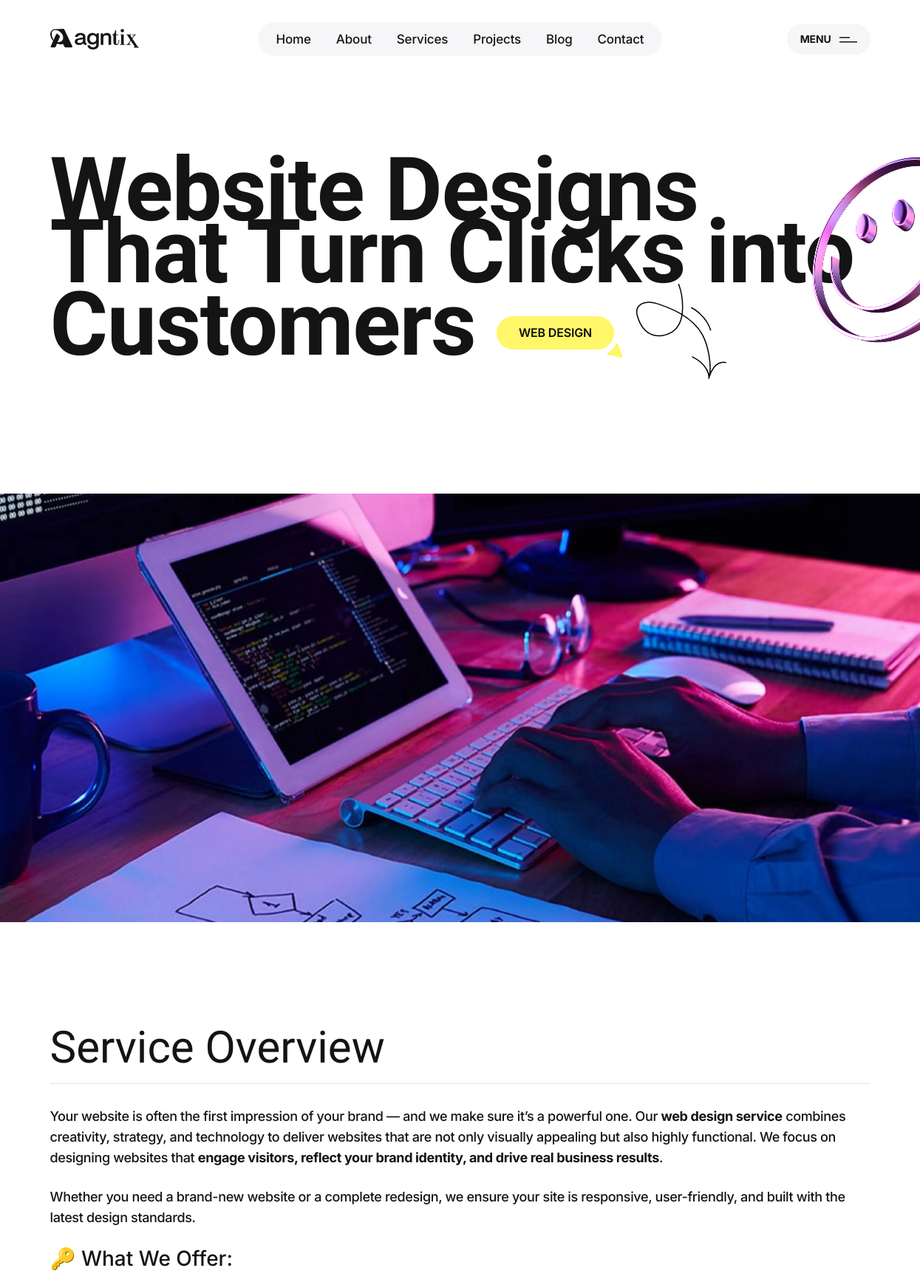
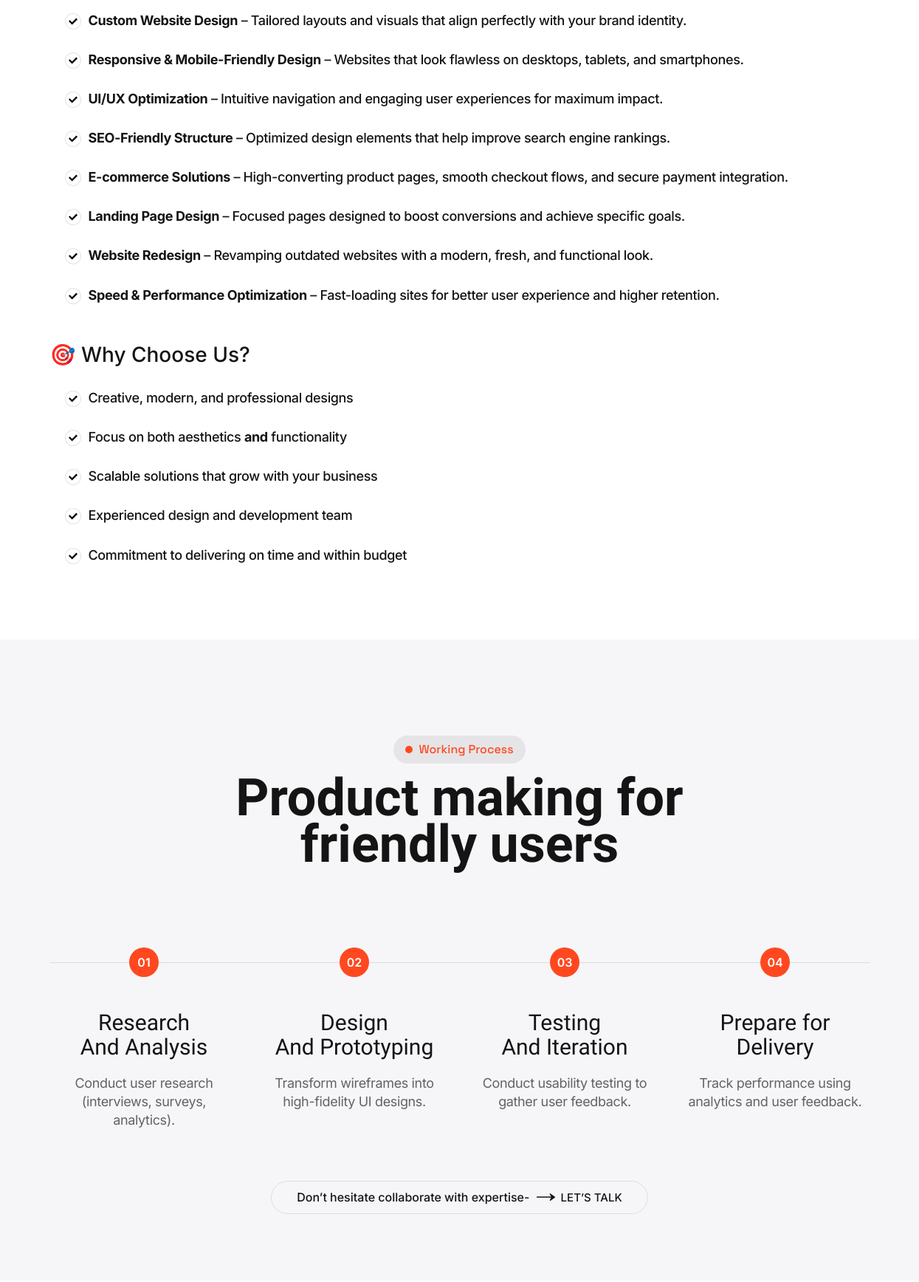
/service/web-design/ (upper part), run on the app's committed database (2 pictures, top to bottom).
### web/models.py (models this page shows, shortened)
class Service(models.Model):
    name = models.CharField(max_length=100)
    slug = models.SlugField(unique=True)
    title = models.CharField(max_length=100, null=True)
    image = models.ImageField(upload_to='service_images')
    description = HTMLField()
    class Meta:
        verbose_name = 'Service'
        verbose_name_plural = 'Services'

### web/views.py (the view)
# urls.py: path("service/<slug:slug>/", views.service_detail, name="service_detail"),
def service_detail(request, slug):
    context = {
        "is_service": True,
        "service": get_object_or_404(Service, slug=slug)
    }
    return render(request, "web/service-detail.html", context)

### templates/web/service-detail.html (shortened to what this page needs)
{% extends "web/base.html" %}
{% load static %}
{% block content %}
<div class="bigbrand-light">
    <div class="pp-about-area pp-service-details-ptb p-relative pb-50">
        <div class="pp-about-shape">
            <img data-speed=".8" src="{% static 'web/assets/img/home-14/about/about-shape.png' %}" alt="">
        </div>
        <div class="pp-service-details-top pb-50">
            <div class="container container-1230">
                <div class="row">
                    <div class="col-lg-12">
                        <div class="pp-service-details-heading pb-55 tp_fade_anim" data-delay=".3">
                            <h3 class="pp-service-details-title">
                                {{service.title}} <span>{{service.name}} </span>
                                    <i></i> <br>
                            </h3>
                        </div>
                    </div>
                </div>
            </div>
        </div>
    </div>
    <div class="tp-service-4-banner-area p-relative">
        <div class="ar-banner-wrap ar-about-us-4">
            <img class="w-100" src="{{service.image.url}}" alt="{{service.name}}" data-speed=".8">
        </div>
    </div>
    <div class="pp-service-details-overview-ptb pt-140 pb-50">
        <div class="container container-1230">
            <div class="row">
                <div class="col-lg-12">
                    <div class="pp-service-details-overview-heading">
                        <h4 class="pp-service-details-overview-title tp_fade_anim" data-delay=".3">Service Overview</h4>
                    </div>
                </div>
                <div class="col-lg-12">
                    <div class="pp-service-details-overview-wrapper">
                        <div class="pp-service-description">
                            {{service.description|safe}}
                        </div>
                    </div>
                </div>
            </div>
        </div>
    </div>
    <div class="pp-service-details-process-ptb pt-130 pb-90" data-bg-color="#F6F6F9">
        <div class="container container-1350">
            <div class="row">
                <div class="col-lg-12">
                    <div class="pp-service-details-process-heading text-center pb-100 tp_fade_anim" data-delay=".3">
                        <span class="pp-service-details-process-subtitle"><svg xmlns="http://www.w3.org/2000/svg" width="10" height="10" viewBox="0 0 10 10" fill="none">
                                <circle cx="5" cy="5" r="5" fill="currentColor" />
                            </svg> Working Process</span>
                        <h3 class="pp-service-details-process-title">Product making for <br> friendly users</h3>
                    </div>
                </div>
            </div>
            <div class="pp-service-details-process-box z-index-1 pb-40 tp_fade_anim" data-delay=".5">
                <div class="row">
                    <div class="col-lg-3 col-sm-6">
                        <div class="pp-service-details-process-item text-center mb-30">
                            <span>01</span>
                            <h4>Research <br>
                                And Analysis</h4>
                            <p>Conduct user research (interviews, surveys, analytics).</p>
                        </div>
                    </div>
                    <div class="col-lg-3 col-sm-6">
                        <div class="pp-service-details-process-item text-center mb-30">
                            <span>02</span>
                            <h4>Design <br>
                                And Prototyping</h4>
                            <p>Transform wireframes into high-fidelity UI designs.</p>
                        </div>
                    </div>
                    <div class="col-lg-3 col-sm-6">
                        <div class="pp-service-details-process-item text-center mb-30">
                            <span>03</span>
                            <h4>Testing <br>
                                And Iteration</h4>
                            <p>Conduct usability testing to gather user feedback.</p>
                        </div>
                    </div>
                    <div class="col-lg-3 col-sm-6">
                        <div class="pp-service-details-process-item text-center mb-30">
                            <span>04</span>
                            <h4>Prepare for <br> Delivery</h4>
                            <p>Track performance using analytics and user feedback.</p>
                        </div>
                    </div>
                </div>
            </div>
            <div class="row">
                <div class="col-lg-12">
                    <div class="pp-service-details-process-bottom text-center">
                        <span>Don’t hesitate collaborate with expertise- <a href="{% url 'web:contact' %}"> Let’s Talk</a></span>
                    </div>
                </div>
            </div>
        </div>
    </div>
</div>
{% endblock %}

### static/web/assets/css/spacing.css (style rules this page uses)
.mb-30 { margin-bottom:30px }
.pt-130 { padding-top:130px }
.pt-140 { padding-top:140px }
.pb-40 { padding-bottom:40px }
.pb-50 { padding-bottom:50px }
.pb-55 { padding-bottom:55px }
.pb-90 { padding-bottom:90px }
.pb-100 { padding-bottom:100px }

### static/web/assets/css/custom.css (style rules this page uses)
.pp-service-details-overview-heading { margin-bottom: 30px !important; }
.pp-service-details-overview-wrapper p { margin-bottom: 25px !important; }
.pp-service-description ul { list-style: none; padding: 0; padding-left: 20px; margin: 0; margin-bottom: 50px; padding-top: 20px; }
.pp-service-description ul li { position: relative; padding-left: 32px; padding-right: 70px; }
.pp-service-description ul li::before { content: ''; position: absolute; left: 0; top: 4px; width: 22px; height: 22px; border: 1px solid rgba(0, 0, 0, 0.1); border-radius: 50%; display: flex; align-items: center; justify-content: center; background-color: #fff; background-repeat: no-repeat; background-position: center; background-size: 12px 12px; }

### data on the page
Service: title "Website Designs That Turn Clicks into Customers", name "WEB DESIGN", image (picture), description "Your website is often the first impression of your brand — and we make sure it’s a powerful one. Our web design service combines creativity, strategy, and technology to deliver websites that are not only visually appealing but also highly functional. We focus on designing websites that engage visitors, reflect your brand identity, and drive real business results . Whether you need a brand-new website or a complete redesign, we ensure your site is responsive, user-friendly, and built with the latest design standards. 🔑 What We Offer: Custom Website Design – Tailored layouts and visuals that align perfectly with your brand identity. Responsive & Mobile-Friendly Design – Websites that look…"
